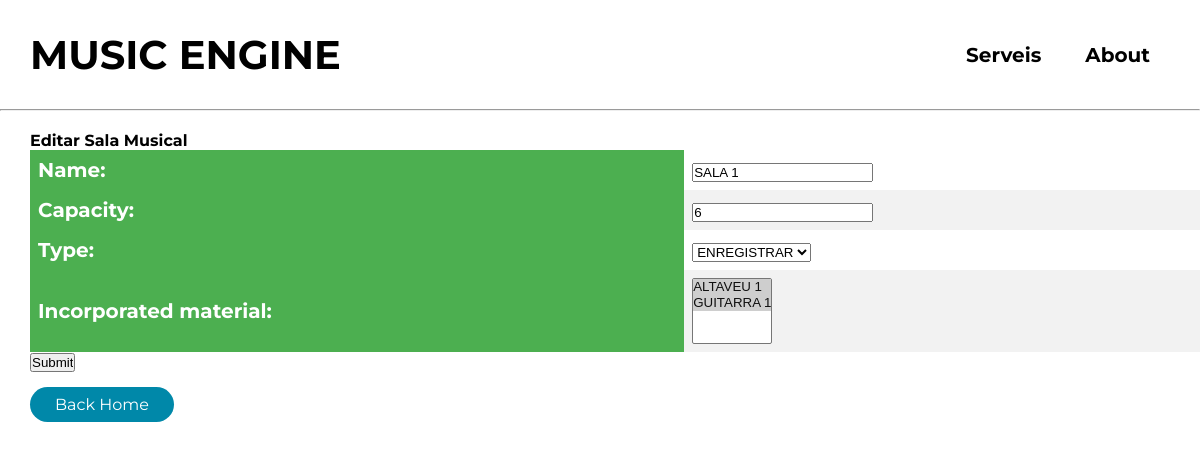
Before: /studio/SALA 1/edit (signed in) with the older database file.
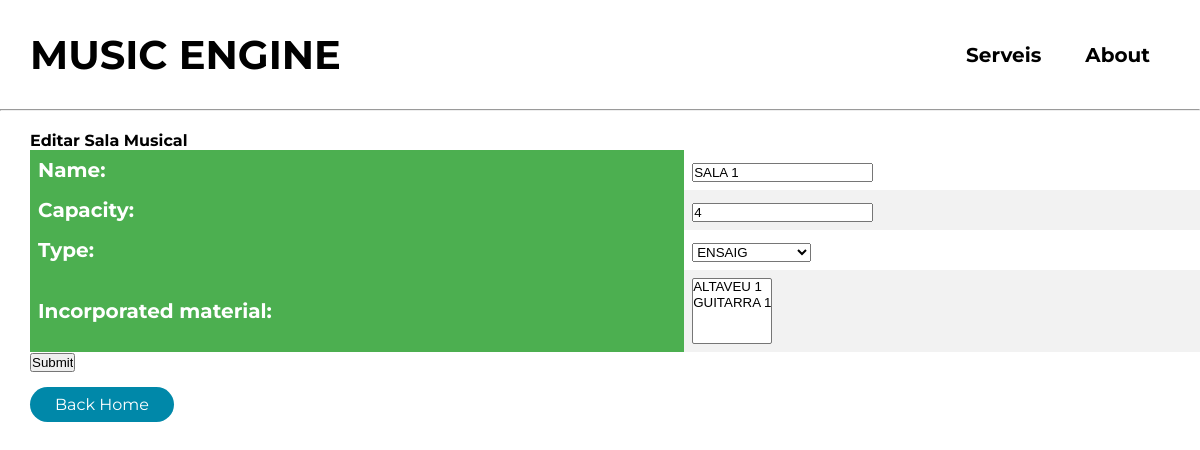
After: the same page with the newer database file.
### music_engine/models.py (models this page shows, shortened)
class MusicalStudio(models.Model):
    name = models.CharField(max_length=100, primary_key=True)
    capacity = models.IntegerField()
    TYPE_CHOICES = (
        ('ensaig', 'ENSAIG'),
        ('enregistrar', 'ENREGISTRAR')
    )
    type = models.CharField(choices=TYPE_CHOICES, max_length=100)
    incorporated_material = models.ManyToManyField(MusicalMaterial, blank=True)

class MusicalMaterial(models.Model):
    name = models.CharField(max_length=100, primary_key=True)
    TYPE_CHOICES = (('altaveu', 'ALTAVEU'),
                    ('micròfon', 'MICRÒFON'),
                    ('percussió', 'PERCUSSIÓ'),
                    ('corda', 'CORDA'),
                    ('vent', 'VENT'),
                    ('amplificador', 'AMPLIFICADOR'))
    type = models.CharField(choices=TYPE_CHOICES, max_length=100)
    price = models.IntegerField()
    def __str__(self):
        return self.name

### music_engine/views.py (the view, shortened to what this page needs)
class StudioUpdate(LoginRequiredMixin, CheckIsOwnerMixin, UpdateView):
    template_name = 'studio_form.html'
    model = MusicalStudio

### music_engine/forms.py
class StudioForm(forms.ModelForm):
    class Meta:
        model = MusicalStudio
        fields = ['name', 'capacity', 'type', 'incorporated_material']

### music_engine/views.py (called while the page is built)
    def get_object(self, *args, **kwargs):
        obj = super(CheckIsOwnerMixin, self).get_object(*args, **kwargs)
        return obj

### templates/studio_form.html (shortened to what this page needs)
{% include "navbar.html" %}
    <div class="container">
        <h4>Editar Sala Musical</h4>
        <form method="post" enctype="multipart/form-data" action="">
            <table>
                {{ form.as_table }}
            </table>
            <input type="submit" value="Submit"/>
        </form>
        <a class="cta" href="/">
                <button class="button button-blue">Back Home</button>
        </a>
    </div>

Changed rows visible on the page:
changed MusicalStudio "SALA 1": capacity "6" → "4"; type "ENREGISTRAR" → "ENSAIG"
Other visible differences:
form field incorporated_material: "ALTAVEU 1 ☑ / GUITARRA 1 ☑" → "ALTAVEU 1 / GUITARRA 1"
